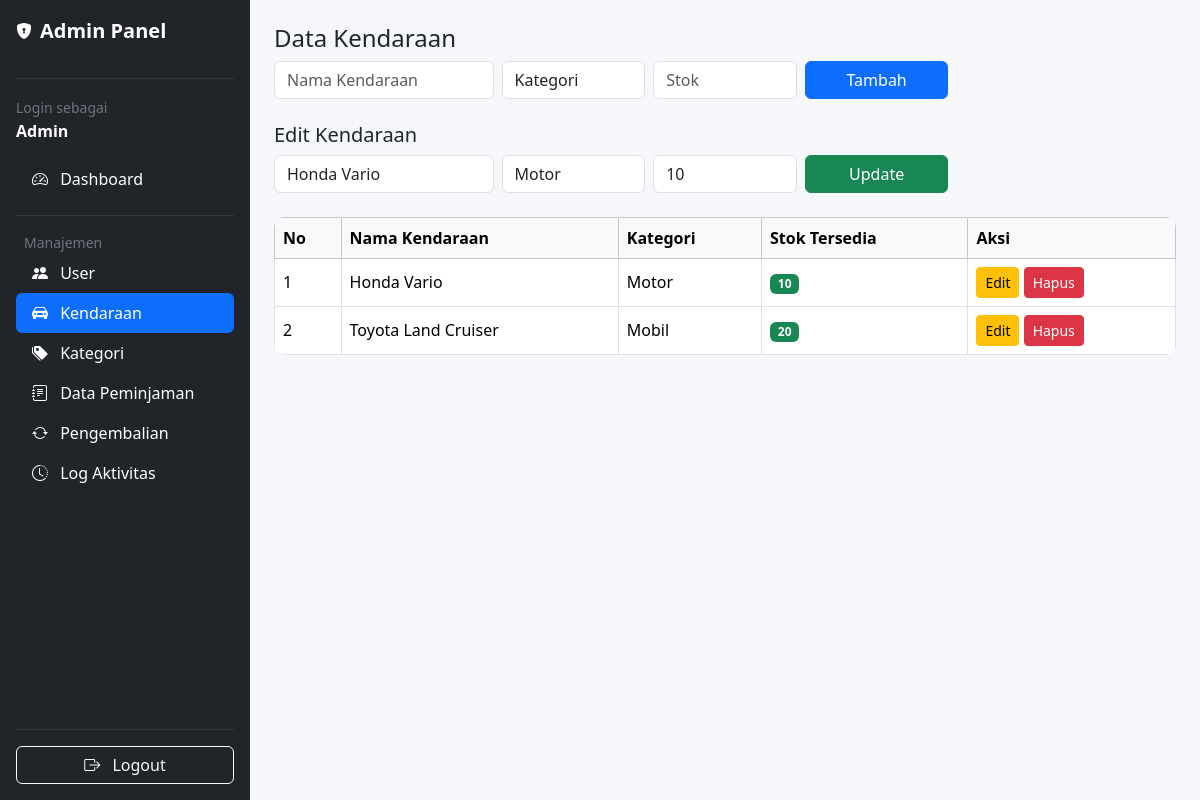
Screenshot of /admin/kendaraan.php?edit=11 (signed in) with the database file from the repository.
### tables this page shows
CREATE TABLE `kendaraan` (
  `id_kendaraan` int NOT NULL,
  `id_kategori` int NOT NULL,
  `nama_kendaraan` varchar(100) NOT NULL,
  `status` varchar(50) NOT NULL DEFAULT 'tersedia',
  `stok` int DEFAULT '0'
);

CREATE TABLE `kategori_kendaraan` (
  `id_kategori` int NOT NULL,
  `nama_kategori` varchar(100) NOT NULL
);

### admin/kendaraan.php (the view, shortened to what this page needs)
<?php
include "../config/database.php";
$data = mysqli_query($conn, "
    SELECT k.*, kk.nama_kategori
    FROM kendaraan k
    LEFT JOIN kategori_kendaraan kk
        ON k.id_kategori = kk.id_kategori
    ORDER BY k.id_kendaraan DESC
");
?>
<?php include "../partials/header.php"; ?>
<div class="container-fluid">
<div class="row">
<div class="col-auto p-0">
<?php include "../partials/sidebar_admin.php"; ?>
</div>
<div class="col p-4">
<h4>Data Kendaraan</h4>
<form method="post" class="row g-2 mb-4">
<div class="col-md-3">
<input type="text" name="nama_kendaraan" class="form-control" placeholder="Nama Kendaraan" required>
</div>
<div class="col-md-2">
<select name="id_kategori" class="form-control" required>
<option value="">Kategori</option>
</select>
</div>
<div class="col-md-2">
<input type="number" name="stok" class="form-control" placeholder="Stok" min="1" required>
</div>
<div class="col-md-2">
<button name="tambah" class="btn btn-primary w-100">Tambah</button>
</div>
</form>
<?php
if (isset($_GET['edit'])):
    $id_edit = (int)$_GET['edit'];
    $edit = mysqli_query($conn, "
        SELECT * FROM kendaraan WHERE id_kendaraan = $id_edit
    ");
    $data_edit = mysqli_fetch_assoc($edit);
?>
<h5>Edit Kendaraan</h5>
<form method="post" class="row g-2 mb-4">
<div class="col-md-3">
<input type="text" name="nama_kendaraan"
       value="<?= $data_edit['nama_kendaraan'] ?>"
       class="form-control" required>
</div>
<div class="col-md-2">
<select name="id_kategori" class="form-control" required>
<?php
$kategori = mysqli_query($conn, "SELECT * FROM kategori_kendaraan");
while($kat = mysqli_fetch_assoc($kategori)){
    $selected = $kat['id_kategori'] == $data_edit['id_kategori'] ? 'selected' : '';
    echo "<option value='{$kat['id_kategori']}' $selected>{$kat['nama_kategori']}</option>";
}
?>
</select>
</div>
<div class="col-md-2">
<input type="number" name="stok"
       value="<?= $data_edit['stok'] ?>"
       class="form-control" min="1" required>
</div>
<div class="col-md-2">
<button name="update" class="btn btn-success w-100">Update</button>
</div>
</form>
<?php endif; ?>
<table class="table table-bordered align-middle">
<thead class="table-light">
<tr>
<th>No</th>
<th>Nama Kendaraan</th>
<th>Kategori</th>
<th>Stok Tersedia</th>
<th>Aksi</th>
</tr>
</thead>
<tbody>
<?php
$no = 1;
while($row = mysqli_fetch_assoc($data)):
?>
<tr>
<td><?= $no++ ?></td>
<td><?= htmlspecialchars($row['nama_kendaraan']) ?></td>
<td><?= htmlspecialchars($row['nama_kategori']) ?></td>
<td>
<span class="badge <?= $row['stok'] > 0 ? 'bg-success' : 'bg-danger' ?>">
<?= $row['stok'] ?>
</span>
</td>
<td>
    <a href="?edit=<?= $row['id_kendaraan'] ?>"
       class="btn btn-warning btn-sm">Edit</a>
    <a href="?hapus=<?= $row['id_kendaraan'] ?>"
       onclick="return confirm('Yakin ingin menghapus kendaraan ini?')"
       class="btn btn-danger btn-sm">Hapus</a>
</td>
</tr>
<?php endwhile; ?>
</tbody>
</table>
</div>
</div>
</div>

### assets/css/style.css (style rules this page uses)
.table { border-radius: 10px; overflow: hidden; }

### rows the page displays
kendaraan: nama_kendaraan "Honda Vario", stok "10", id_kategori.nama_kategori "Motor"
kendaraan: nama_kendaraan "Toyota Land Cruiser", id_kategori.nama_kategori "Mobil", stok "20"

### other values shown
$_SESSION['username'] "Admin"
form field id_kategori "Motor"
